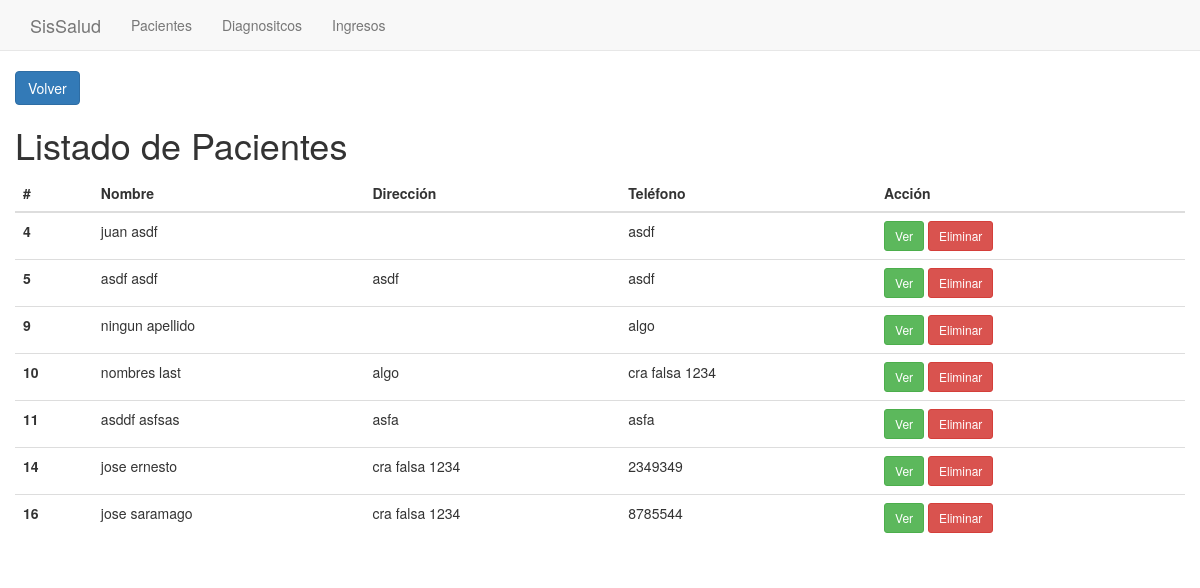
Screenshot of /views/listPacientes.php with the database file from the repository.
### tables this page shows
CREATE TABLE `pacientes` (
  `id` int(11) NOT NULL,
  `nombres` varchar(255) NOT NULL,
  `apellidos` varchar(255) NOT NULL,
  `tipo_documento` int(11) NOT NULL,
  `num_documento` varchar(255) NOT NULL,
  `direccion` varchar(255) NOT NULL,
  `telefono` varchar(255) NOT NULL,
  `fecha_registro` date NOT NULL DEFAULT current_timestamp(),
  `estado_id` int(11) NOT NULL DEFAULT 1
);

### controllers/PacienteController.php (called while the page is built, shortened)
<?php
include_once 'C:\projects\xampp\htdocs\sissalud\models\Paciente.php';
class PacienteController {
    public static function getAll(){
        $con = Conexion::iniciar();
        $pacientes = [];
        $res = $con->query("SELECT * FROM pacientes WHERE estado_id != 2");
        while($item = mysqli_fetch_assoc($res)) {
            $pacientes[] = new Paciente($item["id"], $item["nombres"], $item["apellidos"], $item["tipo_documento"],$item["num_documento"],$item["direccion"], $item["telefono"], $item["fecha_registro"], $item["estado_id"]);
        }
        return $pacientes;
    }
}

### models/Paciente.php (called while the page is built, shortened)
<?php
class Paciente {
    private $id;
    private $nombres;
    private $apellidos;
    private $direccion;
    private $telefono;
    public function __construct($id, $nombres, $apellidos, $tipo_documento, $num_documento, $direccion, $telefono, $fecha_registro,$estado_id) {
        $this -> id = $id;
        $this -> nombres = $nombres;
        $this -> apellidos = $apellidos;
        $this -> direccion = $direccion;
        $this -> telefono = $telefono;
    }
    public function getId() {
        return $this -> id;
    }
    public function getNombres() {
        return $this -> nombres;
    }
    public function getApellidos() {
        return $this -> apellidos;
    }
    public function getDireccion() {
        return $this -> direccion;
    }
    public function getTelefono() {
        return $this -> telefono;
    }
}

### views/listPacientes.php (the view)
<?php
include_once 'C:\projects\xampp\htdocs\sissalud\layouts\header.php';
include_once 'C:\projects\xampp\htdocs\sissalud\controllers\PacienteController.php';
$pacientes = PacienteController::getAll();
?>
<a class="btn btn-primary" href="/sissalud">Volver</a>
<h1 class="my-3">Listado de Pacientes</h1>
<table class="table">
  <thead>
    <tr>
      <th scope="col">#</th>
      <th scope="col">Nombre</th>
      <th scope="col">Dirección</th>
      <th scope="col">Teléfono</th>
      <th scope="col">Acción</th>
    </tr>
  </thead>
  <tbody>
    <?php foreach ($pacientes as $paciente) { ?>
    <tr>
      <th scope="row"><?php echo $paciente->getId();?></th>
      <td><?php echo $paciente->getNombres() . " " . $paciente->getApellidos();?></td>
      <td><?php echo $paciente->getDireccion();?></td>
      <td><?php echo $paciente->getTelefono();?></td>
      <td><a class="btn btn-sm btn-success" href="editPaciente.php?id=<?php echo $paciente->getId();?>" >Ver</a>
      <a class="btn btn-sm btn-danger" href="changeEstatePaciente.php?id=<?php echo $paciente->getId();?>&state=2" onclick="return confirm('Está seguro que desea rechazar el Paciente')">Eliminar</a></td>
    </tr>
    <?php } ?>
  </tbody>
</table>
<?php include_once 'C:\projects\xampp\htdocs\sissalud\layouts\footer.php' ?>

### rows the page displays
pacientes: id "4", nombres "juan", apellidos "asdf", telefono "asdf"
pacientes: id "5", nombres "asdf", apellidos "asdf", direccion "asdf", telefono "asdf"
pacientes: id "9", nombres "ningun", apellidos "apellido", telefono "algo"
pacientes: id "10", nombres "nombres", apellidos "last", direccion "algo", telefono "cra falsa 1234"
pacientes: id "11", nombres "asddf", apellidos "asfsas", direccion "asfa", telefono "asfa"
pacientes: id "14", nombres "jose", apellidos "ernesto", direccion "cra falsa 1234", telefono "2349349"
pacientes: id "16", nombres "jose", apellidos "saramago", direccion "cra falsa 1234", telefono "8785544"
